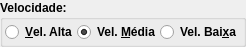
        <widget class="QGroupBox" name="gbVelocidade">
         <property name="font">
          <font>
           <weight>75</weight>
           <bold>true</bold>
          </font>
         </property>
         <property name="title">
          <string>Velocidade:</string>
         </property>
         <layout class="QHBoxLayout" name="horizontalLayout_10">
          <property name="spacing">
           <number>0</number>
          </property>
          <property name="sizeConstraint">
           <enum>QLayout::SetMaximumSize</enum>
          </property>
          <property name="leftMargin">
           <number>2</number>
          </property>
          <property name="topMargin">
           <number>2</number>
          </property>
          <property name="rightMargin">
           <number>2</number>
          </property>
          <property name="bottomMargin">
           <number>2</number>
          </property>
          <item>
           <widget class="QRadioButton" name="rbVelocidadeAlta">
            <property name="text">
             <string>&amp;Vel. Alta</string>
            </property>
           </widget>
          </item>
          <item>
           <widget class="QRadioButton" name="rbVelocidadeMedia">
            <property name="text">
             <string>Vel. &amp;Média</string>
            </property>
            <property name="checked">
             <bool>true</bool>
            </property>
           </widget>
          </item>
          <item>
           <widget class="QRadioButton" name="rbVelocidadeBaixa">
            <property name="text">
             <string>Vel. Bai&amp;xa</string>
            </property>
           </widget>
          </item>
         </layout>
        </widget>
